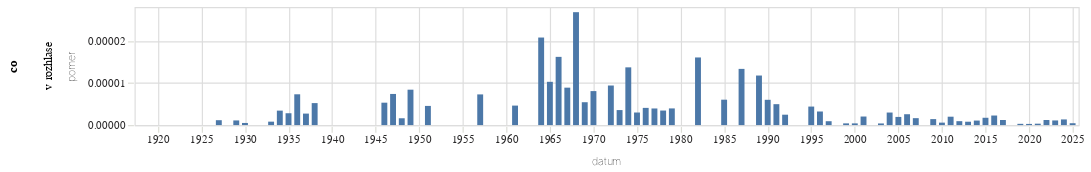

The code cell stored with this chart in its notebook:
### Code cell
graf(vyvoj_vyskytu("(?i)v rozhlase","v rozhlase"))

### Figure 1 — Vega-Lite specification as saved in the notebook (floating-point values rounded to 4 significant figures)
{"config": {"title": {"font": "Noticia Text", "fontSize": 11.5, "anchor": "start", "lineHeight": 19, "fontWeight": "bolder", "subtitleFont": "Noticia Text", "subtitleFontSize": 10, "subtitleLineHeight": 15, "subtitlePadding": 10, "dy": -10, "color": "#292829", "subtitleColor": "#292829"}, "axis": {"labelFont": "Asap", "titleFont": "Asap", "fontWeight": "lighter", "titleFontWeight": "lighter", "labelFontSize": 9, "titleFontSize": 9, "labelPadding": 2, "titlePadding": 9, "domainOpacity": 0, "tickColor": "#DCDDD6", "labelColor": "#292829"}, "legend": {"labelFont": "Asap", "labelFontWeight": "normal", "titleFont": "Asap", "titleFontWeight": "normal", "labelFontSize": 9, "titleFontSize": 9, "labelColor": "#292829"}}, "data": {"name": "data-857e238ac5dd53dba4e5961698983e59"}, "mark": {"type": "bar"}, "encoding": {"row": {"field": "co", "type": "nominal"}, "x": {"field": "datum", "type": "temporal"}, "y": {"field": "pomer", "type": "quantitative"}}, "height": 100, "width": 800, "$schema": "https://vega.github.io/schema/vega-lite/v5.8.0.json", "datasets": {"data-857e238ac5dd53dba4e5961698983e59": [{"datum": "1918-01-01T00:00:00", "vyskytu": 0, "pocet_slov": 172010, "pomer": 0.0, "co": "v rozhlase"}, {"datum": "1919-01-01T00:00:00", "vyskytu": 0, "pocet_slov": 1547459, "pomer": 0.0, "co": "v rozhlase"}, {"datum": "1920-01-01T00:00:00", "vyskytu": 0, "pocet_slov": 1557497, "pomer": 0.0, "co": "v rozhlase"}, {"datum": "1921-01-01T00:00:00", "vyskytu": 0, "pocet_slov": 1814119, "pomer": 0.0, "co": "v rozhlase"}, {"datum": "1922-01-01T00:00:00", "vyskytu": 0, "pocet_slov": 1739976, "pomer": 0.0, "co": "v rozhlase"}, {"datum": "1923-01-01T00:00:00", "vyskytu": 0, "pocet_slov": 1131296, "pomer": 0.0, "co": "v rozhlase"}, {"datum": "1924-01-01T00:00:00", "vyskytu": 0, "pocet_slov": 1386775, "pomer": 0.0, "co": "v rozhlase"}, {"datum": "1925-01-01T00:00:00", "vyskytu": 0, "pocet_slov": 989387, "pomer": 0.0, "co": "v rozhlase"}, {"datum": "1926-01-01T00:00:00", "vyskytu": 0, "pocet_slov": 1629693, "pomer": 0.0, "co": "v rozhlase"}, {"datum": "1927-01-01T00:00:00", "vyskytu": 2, "pocet_slov": 1725378, "pomer": 1.159e-06, "co": "v rozhlase"}, {"datum": "1928-01-01T00:00:00", "vyskytu": 0, "pocet_slov": 1786584, "pomer": 0.0, "co": "v rozhlase"}, {"datum": "1929-01-01T00:00:00", "vyskytu": 1, "pocet_slov": 907519, "pomer": 1.102e-06, "co": "v rozhlase"}, {"datum": "1930-01-01T00:00:00", "vyskytu": 1, "pocet_slov": 1990549, "pomer": 5.024e-07, "co": "v rozhlase"}, {"datum": "1931-01-01T00:00:00", "vyskytu": 0, "pocet_slov": 1466185, "pomer": 0.0, "co": "v rozhlase"}, {"datum": "1932-01-01T00:00:00", "vyskytu": 0, "pocet_slov": 1117587, "pomer": 0.0, "co": "v rozhlase"}, {"datum": "1933-01-01T00:00:00", "vyskytu": 1, "pocet_slov": 1230441, "pomer": 8.127e-07, "co": "v rozhlase"}, {"datum": "1934-01-01T00:00:00", "vyskytu": 3, "pocet_slov": 874472, "pomer": 3.431e-06, "co": "v rozhlase"}, {"datum": "1935-01-01T00:00:00", "vyskytu": 2, "pocet_slov": 712050, "pomer": 2.809e-06, "co": "v rozhlase"}, {"datum": "1936-01-01T00:00:00", "vyskytu": 7, "pocet_slov": 958205, "pomer": 7.305e-06, "co": "v rozhlase"}, {"datum": "1937-01-01T00:00:00", "vyskytu": 2, "pocet_slov": 733783, "pomer": 2.726e-06, "co": "v rozhlase"}, {"datum": "1938-01-01T00:00:00", "vyskytu": 2, "pocet_slov": 383461, "pomer": 5.216e-06, "co": "v rozhlase"}, {"datum": "1945-01-01T00:00:00", "vyskytu": 0, "pocet_slov": 140144, "pomer": 0.0, "co": "v rozhlase"}, {"datum": "1946-01-01T00:00:00", "vyskytu": 6, "pocet_slov": 1129068, "pomer": 5.314e-06, "co": "v rozhlase"}, {"datum": "1947-01-01T00:00:00", "vyskytu": 8, "pocet_slov": 1083098, "pomer": 7.386e-06, "co": "v rozhlase"}, {"datum": "1948-01-01T00:00:00", "vyskytu": 1, "pocet_slov": 618132, "pomer": 1.618e-06, "co": "v rozhlase"}, {"datum": "1949-01-01T00:00:00", "vyskytu": 3, "pocet_slov": 357203, "pomer": 8.399e-06, "co": "v rozhlase"}, {"datum": "1950-01-01T00:00:00", "vyskytu": 0, "pocet_slov": 208781, "pomer": 0.0, "co": "v rozhlase"}, {"datum": "1951-01-01T00:00:00", "vyskytu": 1, "pocet_slov": 219888, "pomer": 4.548e-06, "co": "v rozhlase"}, {"datum": "1952-01-01T00:00:00", "vyskytu": 0, "pocet_slov": 189920, "pomer": 0.0, "co": "v rozhlase"}, {"datum": "1953-01-01T00:00:00", "vyskytu": 0, "pocet_slov": 114518, "pomer": 0.0, "co": "v rozhlase"}, {"datum": "1954-01-01T00:00:00", "vyskytu": 0, "pocet_slov": 98416, "pomer": 0.0, "co": "v rozhlase"}, {"datum": "1955-01-01T00:00:00", "vyskytu": 0, "pocet_slov": 78833, "pomer": 0.0, "co": "v rozhlase"}, {"datum": "1956-01-01T00:00:00", "vyskytu": 0, "pocet_slov": 138430, "pomer": 0.0, "co": "v rozhlase"}, {"datum": "1957-01-01T00:00:00", "vyskytu": 1, "pocet_slov": 137388, "pomer": 7.279e-06, "co": "v rozhlase"}, {"datum": "1958-01-01T00:00:00", "vyskytu": 0, "pocet_slov": 142112, "pomer": 0.0, "co": "v rozhlase"}, {"datum": "1959-01-01T00:00:00", "vyskytu": 0, "pocet_slov": 141333, "pomer": 0.0, "co": "v rozhlase"}, {"datum": "1960-01-01T00:00:00", "vyskytu": 0, "pocet_slov": 181817, "pomer": 0.0, "co": "v rozhlase"}, {"datum": "1961-01-01T00:00:00", "vyskytu": 1, "pocet_slov": 216288, "pomer": 4.623e-06, "co": "v rozhlase"}, {"datum": "1962-01-01T00:00:00", "vyskytu": 0, "pocet_slov": 98793, "pomer": 0.0, "co": "v rozhlase"}, {"datum": "1963-01-01T00:00:00", "vyskytu": 0, "pocet_slov": 139432, "pomer": 0.0, "co": "v rozhlase"}, {"datum": "1964-01-01T00:00:00", "vyskytu": 6, "pocet_slov": 288820, "pomer": 2.077e-05, "co": "v rozhlase"}, {"datum": "1965-01-01T00:00:00", "vyskytu": 2, "pocet_slov": 194814, "pomer": 1.027e-05, "co": "v rozhlase"}, {"datum": "1966-01-01T00:00:00", "vyskytu": 4, "pocet_slov": 247115, "pomer": 1.619e-05, "co": "v rozhlase"}, {"datum": "1967-01-01T00:00:00", "vyskytu": 2, "pocet_slov": 225198, "pomer": 8.881e-06, "co": "v rozhlase"}, {"datum": "1968-01-01T00:00:00", "vyskytu": 15, "pocet_slov": 559905, "pomer": 2.679e-05, "co": "v rozhlase"}, {"datum": "1969-01-01T00:00:00", "vyskytu": 2, "pocet_slov": 368721, "pomer": 5.424e-06, "co": "v rozhlase"}, {"datum": "1970-01-01T00:00:00", "vyskytu": 2, "pocet_slov": 248046, "pomer": 8.063e-06, "co": "v rozhlase"}, {"datum": "1971-01-01T00:00:00", "vyskytu": 0, "pocet_slov": 263102, "pomer": 0.0, "co": "v rozhlase"}, {"datum": "1972-01-01T00:00:00", "vyskytu": 2, "pocet_slov": 213032, "pomer": 9.388e-06, "co": "v rozhlase"}, {"datum": "1973-01-01T00:00:00", "vyskytu": 1, "pocet_slov": 280835, "pomer": 3.561e-06, "co": "v rozhlase"}, {"datum": "1974-01-01T00:00:00", "vyskytu": 4, "pocet_slov": 291980, "pomer": 1.37e-05, "co": "v rozhlase"}, {"datum": "1975-01-01T00:00:00", "vyskytu": 1, "pocet_slov": 335255, "pomer": 2.983e-06, "co": "v rozhlase"}, {"datum": "1976-01-01T00:00:00", "vyskytu": 1, "pocet_slov": 244998, "pomer": 4.082e-06, "co": "v rozhlase"}, {"datum": "1977-01-01T00:00:00", "vyskytu": 1, "pocet_slov": 253702, "pomer": 3.942e-06, "co": "v rozhlase"}, {"datum": "1978-01-01T00:00:00", "vyskytu": 1, "pocet_slov": 289894, "pomer": 3.45e-06, "co": "v rozhlase"}, {"datum": "1979-01-01T00:00:00", "vyskytu": 1, "pocet_slov": 252883, "pomer": 3.954e-06, "co": "v rozhlase"}, {"datum": "1980-01-01T00:00:00", "vyskytu": 0, "pocet_slov": 242065, "pomer": 0.0, "co": "v rozhlase"}, {"datum": "1981-01-01T00:00:00", "vyskytu": 0, "pocet_slov": 134899, "pomer": 0.0, "co": "v rozhlase"}, {"datum": "1982-01-01T00:00:00", "vyskytu": 3, "pocet_slov": 186973, "pomer": 1.605e-05, "co": "v rozhlase"}, {"datum": "1983-01-01T00:00:00", "vyskytu": 0, "pocet_slov": 227768, "pomer": 0.0, "co": "v rozhlase"}, {"datum": "1984-01-01T00:00:00", "vyskytu": 0, "pocet_slov": 191735, "pomer": 0.0, "co": "v rozhlase"}, {"datum": "1985-01-01T00:00:00", "vyskytu": 1, "pocet_slov": 165973, "pomer": 6.025e-06, "co": "v rozhlase"}, {"datum": "1986-01-01T00:00:00", "vyskytu": 0, "pocet_slov": 98877, "pomer": 0.0, "co": "v rozhlase"}, {"datum": "1987-01-01T00:00:00", "vyskytu": 2, "pocet_slov": 149991, "pomer": 1.333e-05, "co": "v rozhlase"}, {"datum": "1988-01-01T00:00:00", "vyskytu": 0, "pocet_slov": 167631, "pomer": 0.0, "co": "v rozhlase"}, {"datum": "1989-01-01T00:00:00", "vyskytu": 3, "pocet_slov": 255151, "pomer": 1.176e-05, "co": "v rozhlase"}, {"datum": "1990-01-01T00:00:00", "vyskytu": 5, "pocet_slov": 833434, "pomer": 5.999e-06, "co": "v rozhlase"}, {"datum": "1991-01-01T00:00:00", "vyskytu": 7, "pocet_slov": 1410605, "pomer": 4.962e-06, "co": "v rozhlase"}, {"datum": "1992-01-01T00:00:00", "vyskytu": 3, "pocet_slov": 1217148, "pomer": 2.465e-06, "co": "v rozhlase"}, {"datum": "1993-01-01T00:00:00", "vyskytu": 0, "pocet_slov": 1127475, "pomer": 0.0, "co": "v rozhlase"}, {"datum": "1994-01-01T00:00:00", "vyskytu": 0, "pocet_slov": 948063, "pomer": 0.0, "co": "v rozhlase"}, {"datum": "1995-01-01T00:00:00", "vyskytu": 5, "pocet_slov": 1138209, "pomer": 4.393e-06, "co": "v rozhlase"}, {"datum": "1996-01-01T00:00:00", "vyskytu": 4, "pocet_slov": 1240947, "pomer": 3.223e-06, "co": "v rozhlase"}, {"datum": "1997-01-01T00:00:00", "vyskytu": 2, "pocet_slov": 2179318, "pomer": 9.177e-07, "co": "v rozhlase"}, {"datum": "1998-01-01T00:00:00", "vyskytu": 0, "pocet_slov": 1522654, "pomer": 0.0, "co": "v rozhlase"}, {"datum": "1999-01-01T00:00:00", "vyskytu": 1, "pocet_slov": 2465372, "pomer": 4.056e-07, "co": "v rozhlase"}, {"datum": "2000-01-01T00:00:00", "vyskytu": 1, "pocet_slov": 2483127, "pomer": 4.027e-07, "co": "v rozhlase"}, {"datum": "2001-01-01T00:00:00", "vyskytu": 5, "pocet_slov": 2462192, "pomer": 2.031e-06, "co": "v rozhlase"}, {"datum": "2002-01-01T00:00:00", "vyskytu": 0, "pocet_slov": 1931845, "pomer": 0.0, "co": "v rozhlase"}, {"datum": "2003-01-01T00:00:00", "vyskytu": 1, "pocet_slov": 2578085, "pomer": 3.879e-07, "co": "v rozhlase"}, {"datum": "2004-01-01T00:00:00", "vyskytu": 7, "pocet_slov": 2351739, "pomer": 2.977e-06, "co": "v rozhlase"}, {"datum": "2005-01-01T00:00:00", "vyskytu": 5, "pocet_slov": 2582168, "pomer": 1.936e-06, "co": "v rozhlase"}, {"datum": "2006-01-01T00:00:00", "vyskytu": 4, "pocet_slov": 1552476, "pomer": 2.577e-06, "co": "v rozhlase"}, {"datum": "2007-01-01T00:00:00", "vyskytu": 3, "pocet_slov": 1826653, "pomer": 1.642e-06, "co": "v rozhlase"}, {"datum": "2008-01-01T00:00:00", "vyskytu": 0, "pocet_slov": 1786832, "pomer": 0.0, "co": "v rozhlase"}, {"datum": "2009-01-01T00:00:00", "vyskytu": 3, "pocet_slov": 2116415, "pomer": 1.417e-06, "co": "v rozhlase"}, {"datum": "2010-01-01T00:00:00", "vyskytu": 1, "pocet_slov": 1718642, "pomer": 5.819e-07, "co": "v rozhlase"}, {"datum": "2011-01-01T00:00:00", "vyskytu": 5, "pocet_slov": 2512843, "pomer": 1.99e-06, "co": "v rozhlase"}, {"datum": "2012-01-01T00:00:00", "vyskytu": 2, "pocet_slov": 2154063, "pomer": 9.285e-07, "co": "v rozhlase"}, {"datum": "2013-01-01T00:00:00", "vyskytu": 1, "pocet_slov": 1253654, "pomer": 7.977e-07, "co": "v rozhlase"}, {"datum": "2014-01-01T00:00:00", "vyskytu": 3, "pocet_slov": 2797907, "pomer": 1.072e-06, "co": "v rozhlase"}, {"datum": "2015-01-01T00:00:00", "vyskytu": 5, "pocet_slov": 2883253, "pomer": 1.734e-06, "co": "v rozhlase"}, {"datum": "2016-01-01T00:00:00", "vyskytu": 7, "pocet_slov": 3088746, "pomer": 2.266e-06, "co": "v rozhlase"}, {"datum": "2017-01-01T00:00:00", "vyskytu": 3, "pocet_slov": 2494184, "pomer": 1.203e-06, "co": "v rozhlase"}, {"datum": "2018-01-01T00:00:00", "vyskytu": 0, "pocet_slov": 2950192, "pomer": 0.0, "co": "v rozhlase"}, {"datum": "2019-01-01T00:00:00", "vyskytu": 1, "pocet_slov": 3385704, "pomer": 2.954e-07, "co": "v rozhlase"}, {"datum": "2020-01-01T00:00:00", "vyskytu": 1, "pocet_slov": 3628168, "pomer": 2.756e-07, "co": "v rozhlase"}, {"datum": "2021-01-01T00:00:00", "vyskytu": 1, "pocet_slov": 3028906, "pomer": 3.302e-07, "co": "v rozhlase"}, {"datum": "2022-01-01T00:00:00", "vyskytu": 5, "pocet_slov": 4156918, "pomer": 1.203e-06, "co": "v rozhlase"}, {"datum": "2023-01-01T00:00:00", "vyskytu": 5, "pocet_slov": 4543342, "pomer": 1.101e-06, "co": "v rozhlase"}, {"datum": "2024-01-01T00:00:00", "vyskytu": 6, "pocet_slov": 4476204, "pomer": 1.34e-06, "co": "v rozhlase"}, {"datum": "2025-01-01T00:00:00", "vyskytu": 1, "pocet_slov": 2270793, "pomer": 4.404e-07, "co": "v rozhlase"}]}}
